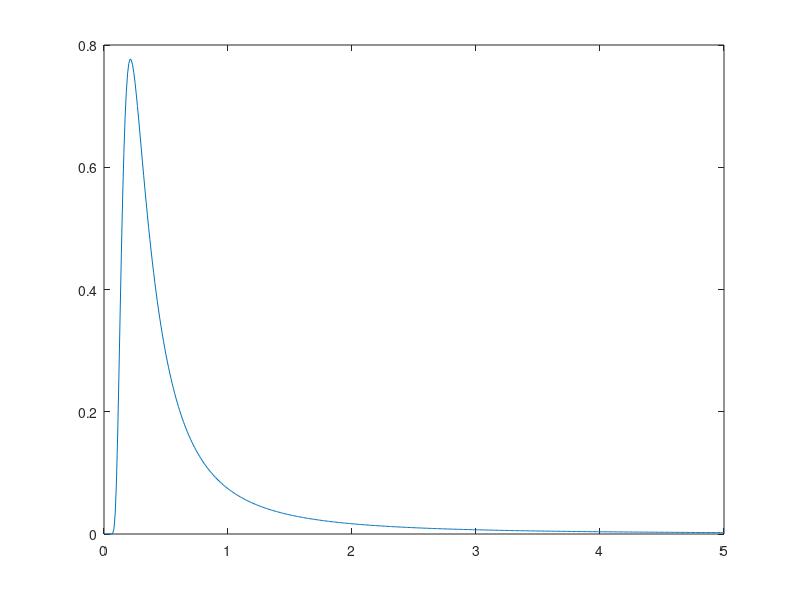

Write the MATLAB code that produced this figure. (Note: this script raises an error after producing the figure.)
%% Inverse gamma prior
invgamma_prior= @(x,a,b)((b.^a./gamma(a).*x.^(-a-1).*exp(-b./x)));
x = 0.01:0.01:5;
y = invgamma_prior(x.^2,.1,.05);
plot(x,y)
hold on
log(y(1))
log(y(end))
%%
a = 0.01:0.1:1;
b = 0.01:0.1:1;
[X, Y] = meshgrid(a,b);
colors = linspecer(size(Y,2));
ncol = ceil(sqrt(size(X,2)));
nrow = ceil(size(X,2)/ncol);
indx = 1;
for j = 1:size(X,2)
    for i = 1:size(X,1)
        y = invgamma_prior(x.^2, X(i,j), Y(i,j));
        subplot(nrow,ncol, indx)
        hold on
        plot(x,y/max(y), 'Color', colors(i,:));
    end
    child = get(gca, 'Children');
    legend(cellfun(@(x)strjoin({'b = ' x},''), cellstr(num2str(Y(:,j))), 'UniformOutput', false))
    hold off
    title(strjoin({'a = ', num2str(X(1,j))}, ''))
    indx = indx + 1;
end
